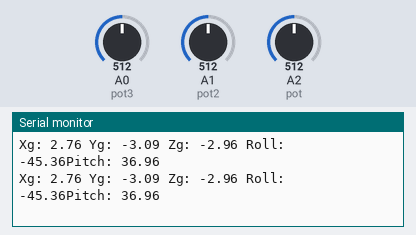
The sketch below on a simulated Arduino Uno, built with avr-gcc and run on an emulated ATmega328P. Shown: the last lines printed to the serial monitor. The inputs (shaded band) are chosen by the test bench; at power-on: A2 (pot) = 512, A0 (pot3) = 512, A1 (pot2) = 512.

Above: at 7.2 s.
7.3 s: A2 (pot) set to 362
At 7.47 s:
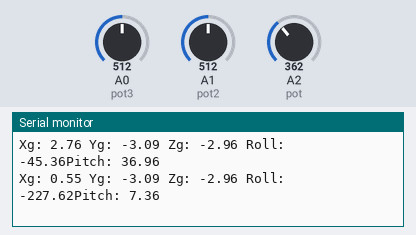
8.8 s: A2 (pot) set to 351
At 8.85 s:
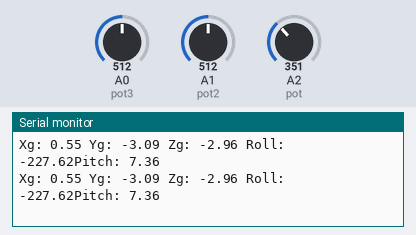
Timing chart, 0 to 11.8 s (numbered marks = the images above; inputs shaded):
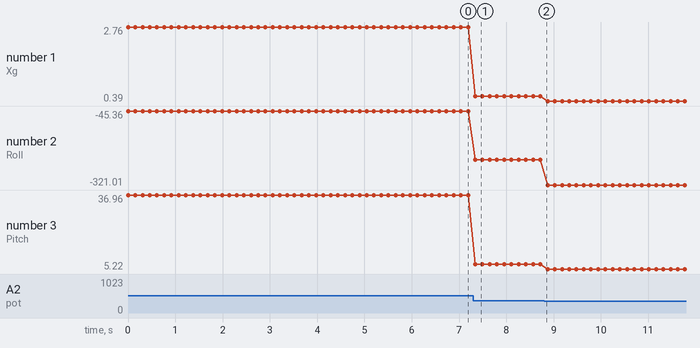

Measured:
- after the input at 7.3 s, the serial monitor: prints a new line at once (image 1)
- plotted number 1: 2.76 → 0.55 after the input at 7.3 s, 0.55 → 0.39 after the input at 8.8 s
- plotted number 2: -45.36 → -227.62 after the input at 7.3 s, -227.62 → -321.01 after the input at 8.8 s
- plotted number 3: 36.96 → 7.36 after the input at 7.3 s, 7.36 → 5.22 after the input at 8.8 s

The sketch:

P4A3-RollPich.ino
```cpp
// Definimos los 3 puertos analógicos digitales a los que conectaremos nuestros ejes X,Y,Z
#define pot A2
#define pot2 A1
#define pot3 A0

                // DEFINICION DE VARIABLES LOCALES
// Definimos los valores de tipo flotante, pues no son exactos si no decimales.
float valueX; // Valor de angulo que toma X
float valueY; // Valor de angulo que toma Y
float valueZ; // Valor de angulo que toma Z

// XG,YG y ZG son los valores de cada ángulo ya mapeados y reales

float xg,yg,zg;
float z_min = 260.0; // valor mínimo que tomó nuestro sistema en z
float z_max = 387.5; // valor máximo que tomó nuestro sistema en z
float y_min = 260.0; // valor mínimo que tomó nuestro sistema en y
float y_max = 383.0; // valor máximo que tomó nuestro sistema en y
float x_min = 256.0; // valor mínimo que tomó nuestro sistema en x
float x_max = 392.0; // valor máximo que tomó nuestro sistema en x
float roll, pitch; // rotaciones respecto a los ejes x y z.


void setup() {
// put your setup code here, to run once:
Serial.begin(9600); // Iniciamos la comunicacion a una velocidad de 9600 baudios

}

void loop() {
// put your main code here, to run repeatedly:
valueX = analogRead(pot); // Recuperamos el valor inicial de x (en grados)

valueY = analogRead(pot2); // Recuperamos el valor inicial de y (en grados)

valueZ = analogRead(pot3); // Recuperamos el valor inicial de z (en grados)

  // mapeamos a valores mas lógicos la entrada inicial que obtuvimos en cada angulo
zg = map(valueZ, z_min, z_max, -100, 100);
zg = -zg/100;

yg = map(valueY, y_min, y_max, -100, 100);
yg = -yg/100;

xg = map(valueX, x_min, x_max, -100, 100);
xg = xg/100;

// calculamos el pitch and roll segun las rotaciones que se tuvieron y las dormulas dadas
pitch = xg/(sqrt(sq(yg) + sq(zg)));
roll = yg/(sqrt(sq(xg) + sq(xg)));

pitch = (pitch*180)/3.1415; // Obtenemos el valor final de pitch
roll = (roll*180)/3.1415; // Obtenemos el valor final de roll

// En las siguientes 6 líneas imprimimos los valores correpondientes en angulos a cada inclinacion de cada eje.
Serial.print("Xg: ");
Serial.print(xg );
Serial.print(" Yg: ");
Serial.print(yg );
Serial.print(" Zg: ");
Serial.print(zg );
Serial.print(" Roll: "); // Imprime textualmente "Roll: "
Serial.print(roll); // Imprime el contenido de roll
Serial.print("Pitch: "); // Imprime textualmente "Pitch: "
Serial.println(pitch); // Imprime el contenido de pitch

delay(150); // Retraso de 0.150 segundos

}
```
